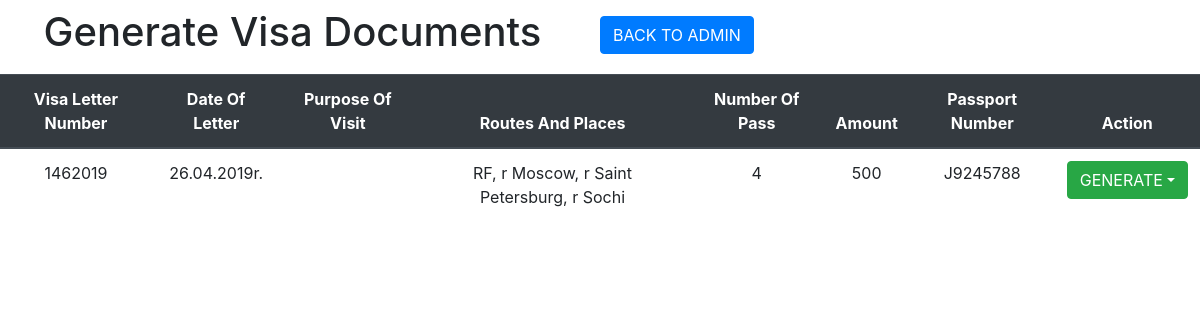
The page / on the database its author committed.
### generateletter/models.py (models this page shows, shortened)
class Visaletters(models.Model):
    CIT_CHOICES = (
        ("INDIA", "India"),
        ("USA", "Usa"),
        ("UK", "Uk"),
        ("CHINA", "China"),
        ("JAPAN", "Japan"),
    )
    no_passenger = models.IntegerField(default=1)
    Country = models.CharField(max_length=264, choices=CIT_CHOICES, default="INDIA")
    entry_from = models.CharField(max_length=200)
    departure_to = models.CharField(max_length=200)
    PAS = (("1", "1"), ("2", "2"), ("3", "3"), ("4", "4"), ("5", "5"))
    Visa_Letter_Number = models.CharField(max_length=264, default="1")
    Date_of_letter = models.CharField(max_length=200, blank=True)
    Routes_and_Places = models.CharField(max_length=500, default="MOSCOW")
    hotels = models.CharField(max_length=264)
    Organization = models.CharField(max_length=200, blank=True)
    multi = (("Paid", "Paid"), ("unpaid", "unpaid"))
    Payment_status = models.CharField(max_length=200, choices=multi, default="unpaid")
    amount = models.PositiveIntegerField()
    firstname_1 = models.CharField(max_length=264)
    lastname_1 = models.CharField(max_length=264)
    Passport_Number_1 = models.CharField(max_length=200, unique=True)
    Date_Of_Birth_1 = models.CharField(max_length=200)
    Sex_1 = models.CharField(max_length=100)
    firstname_2 = models.CharField(max_length=264, blank=True)
    lastname_2 = models.CharField(max_length=264, blank=True)
    Passport_Number_2 = models.CharField(max_length=200, blank=True)
    Date_Of_Birth_2 = models.CharField(max_length=200, blank=True)
    Sex_2 = models.CharField(max_length=100, blank=True)
    firstname_3 = models.CharField(max_length=264, blank=True)
    lastname_3 = models.CharField(max_length=264, blank=True)
    Passport_Number_3 = models.CharField(max_length=200, blank=True)
    Date_Of_Birth_3 = models.CharField(max_length=200, blank=True)
    Sex_3 = models.CharField(max_length=100, blank=True)
    firstname_4 = models.CharField(max_length=264, blank=True)
    lastname_4 = models.CharField(max_length=264, blank=True)
    Passport_Number_4 = models.CharField(max_length=200, blank=True)
    Date_Of_Birth_4 = models.CharField(max_length=200, blank=True)
    Sex_4 = models.CharField(max_length=100, blank=True)
    firstname_5 = models.CharField(max_length=264, blank=True)
    lastname_5 = models.CharField(max_length=264, blank=True)
    Passport_Number_5 = models.CharField(max_length=200, blank=True)
    Date_Of_Birth_5 = models.CharField(max_length=200, blank=True)
    Sex_5 = models.CharField(max_length=100, blank=True)

### generateletter/views.py (the view)
# urls.py: path("", views.list_view.as_view(), name="list"),
class list_view(ListView):
    model = Visaletters
    context_object_name = "list_view"
    template_name = "generateletter/list.html"

### templates/generateletter/list.html (shortened to what this page needs)
<!doctype html>
<html lang="en">
  <head>
    <link rel="stylesheet" href="https://stackpath.bootstrapcdn.com/bootstrap/4.3.1/css/bootstrap.min.css">
  </head>
  <body>
    <div class="djangtwo">
      <div class="row">
        <div class="mt-2 col-6">
        <h1 class="text-center" >Generate Visa Documents</h1>
        </div>
        <div class="mt-3" style="margin-right: 20px;" >
        <a href="{% url 'admin:index' %}" class = ' btn btn-primary' style=" margin-bottom:20px; ">BACK TO ADMIN</a>
          </div>
      </div>
      {% if list_view %}
          <table class="table text-center">
          <thead class="thead-dark">
              <th scope="col">Visa Letter Number</th>
              <th scope="col">Date Of Letter</th>
              <th scope="col">Purpose Of Visit</th>
              <th scope="col">Routes And Places</th>
              <th scope="col">Number Of Pass</th>
              <th scope="col">Amount</th>
              <th scope="col">Passport Number</th>
              <th scope="col">Action</th>
            </thead>
            {% for acc in list_view %}
              <tr>
                <td>{{ acc.Visa_Letter_Number }}</td>
                <td>{{ acc.Date_of_letter }}</td>
                <td>{{ acc.purpose_of_visit }}</td>
                <td>{{ acc.Routes_and_Places }}</td>
                <td>{{ acc.no_passenger }}</td>
                <td>{{ acc.amount }}</td>
                <td>{{ acc.Passport_Number_1 }}</td>
                <td class="dropdown"><a href ='#' class = 'btn btn-success dropdown-toggle' id="dropdownMenuButton" data-toggle="dropdown" aria-haspopup="true" aria-expanded="false">GENERATE</a>
                  </td>
              </tr>
            {% endfor %}
        </table>
      {% else %}
        <p>No Access Records. Table Not Created.</p>
      {% endif %}
    </div>
  </body>
</html>

### rows shown on the page
Visaletters: Visa_Letter_Number "1462019", Date_of_letter "26.04.2019r.", Routes_and_Places "RF, r Moscow, r Saint Petersburg, r Sochi", no_passenger "4", amount "500", Passport_Number_1 "J9245788"
